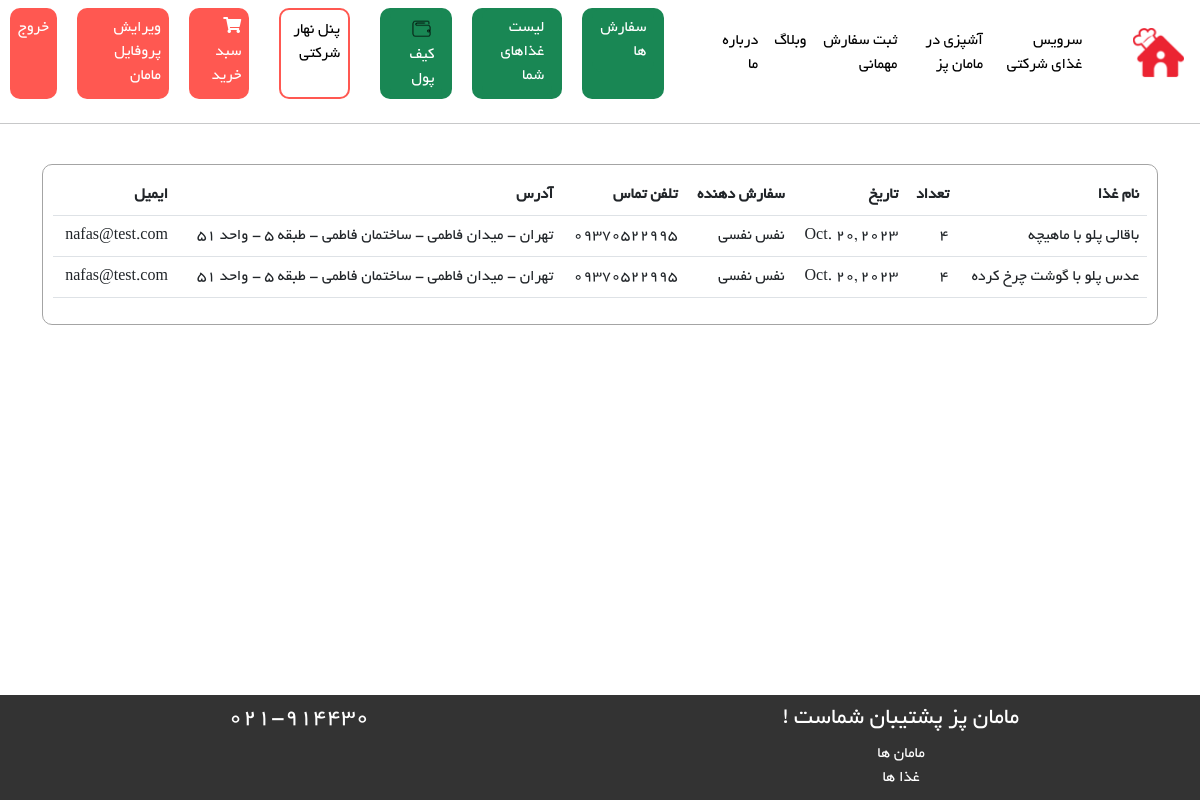
The page /order/showMomOrders (signed in) on the database as committed earlier.
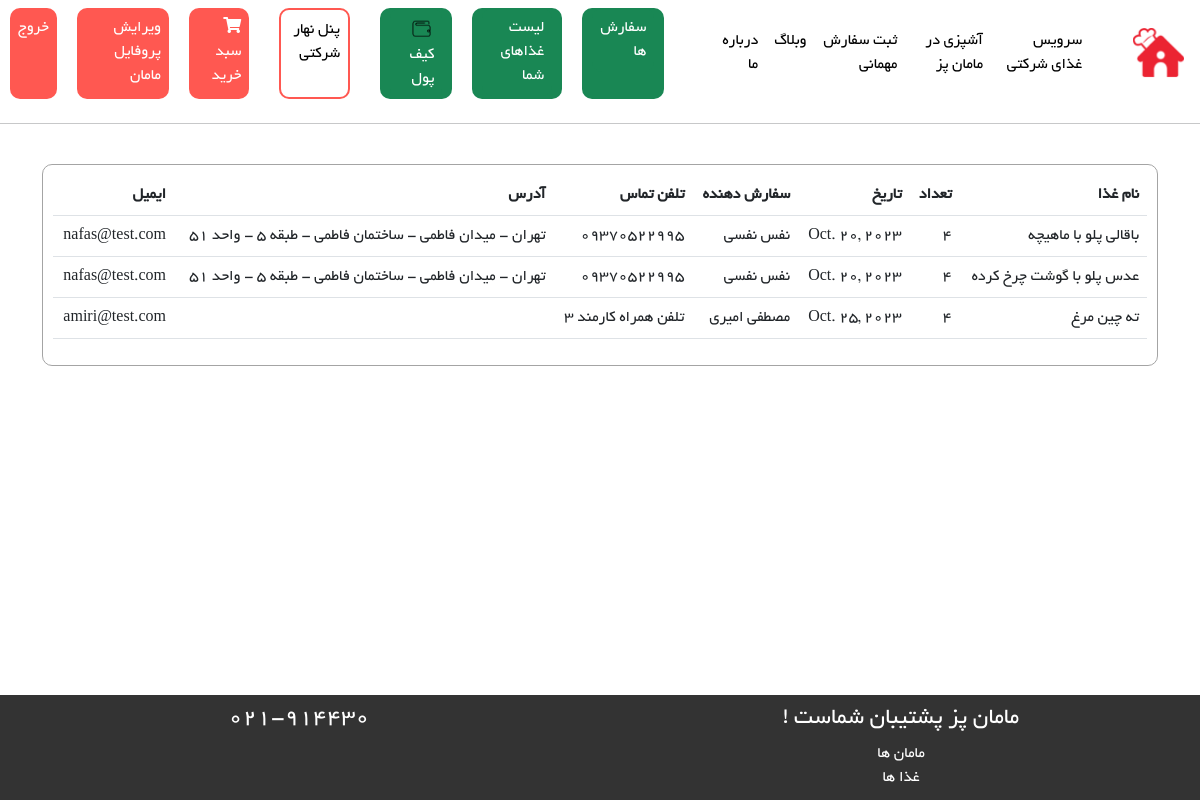
The same page on the database as committed later.
### Order/models.py (models this page shows, shortened)
class OrderDetail(models.Model):
    order = models.ForeignKey(Order, on_delete=models.CASCADE)
    food = models.ForeignKey(FoodsModel, on_delete=models.CASCADE)
    final_price = models.IntegerField(null=True, blank=True)
    count = models.IntegerField()
    date = models.DateField(blank=True, null=True)
    is_paid = models.BooleanField(default=False)

class Order(models.Model):
    user = models.ForeignKey(User, on_delete=models.CASCADE)
    is_paid = models.BooleanField()
    payment_data = models.DateField(null=True, blank=True)
    class Meta:
        db_table = 'Order'

### Food/models.py (models this page shows, shortened)
class FoodsModel(models.Model):
    mom = models.ForeignKey(MomsModel, on_delete=models.CASCADE)
    food_name = models.CharField(max_length=100)
    food_price = models.IntegerField()
    food_recipe = models.CharField(max_length=500)
    food_order = models.IntegerField(editable=False, default=0)
    food_photo = models.ImageField(upload_to='foods_picture')
    is_active = models.BooleanField(default=True)
    class Meta:
        db_table = 'Foods'
        verbose_name = 'Food'
        verbose_name_plural = 'Foods'

### BaseApp/models.py (models this page shows, shortened)
class User(AbstractUser):
    phone_number = models.CharField(max_length=20, null=True, blank=True)
    email_active_code = models.CharField(max_length=100, null=True, blank=True)
    address = models.TextField(null=True, blank=True)
    is_mom = models.BooleanField(default=False)
    is_company = models.BooleanField(default=False)
    is_employee = models.BooleanField(default=False)
    class Meta:
        db_table = 'User'

### Order/views.py (the view)
# urls.py: path('showMomOrders', views.showMomOrders, name='showMomOrders'),
def showMomOrders(request: HttpRequest):
    user_id = request.user.id
    is_mom = User.objects.filter(id=request.user.id, is_mom=True)
    if is_mom:
        mom_id = MomsModel.objects.filter(user_id=request.user.id).first()
        momOrders = OrderDetail.objects.filter(food__mom_id=mom_id.id, is_paid=True)
        context = {
            'momOrders': momOrders,
        }
        return render(request, 'Order/showMomOrders.html', context)
    else:
        return HttpResponseNotFound()

### Order/templates/Order/showMomOrders.html (shortened to what this page needs)
{% extends 'base/layout.html' %}
{% load static %}
{% block HeaderLinks %}
    <link rel="stylesheet" href="{% static 'css/Order/showCart-style.css' %}">
{% endblock %}
{% block main %}
    {% if momOrders %}
        <div class="main-box">
            <div class="table-responsive">
                <table class="table">
                    <thead>
                    <tr>
                        <th>نام غذا</th>
                        <th>تعداد</th>
                        <th>تاریخ</th>
                        <th>سفارش دهنده</th>
                        <th>تلفن تماس</th>
                        <th>آدرس</th>
                        <th>ایمیل</th>
                    </tr>
                    </thead>
                    {% for order in momOrders %}
                        <tbody>
                        <tr>
                            <td>{{ order.food.food_name }}</td>
                            <td>{{ order.count }}</td>
                            <td>{{ order.date }}</td>
                            <td>{{ order.order.user.get_full_name }}</td>
                            <td>{{ order.order.user.phone_number }}</td>
                            <td>{{ order.order.user.address }}</td>
                            <td>{{ order.order.user.email }}</td>
                        </tr>
                        </tbody>
                    {% endfor %}
                </table>
            </div>
        </div>
    {% else %}
        <h1 class="text-center "> متاسفانه سفارشی وجود ندارد :( </h1>
    {% endif %}
{% endblock %}

Rows that differ between the two databases and show on the page:
added OrderDetail: food.food_name "ته چین مرغ", count "4", date "Oct. 25, 2023", order.user.get_full_name "مصطفی امیری", order.user.phone_number "تلفن همراه کارمند ۳", order.user.email "amiri@test.com"
